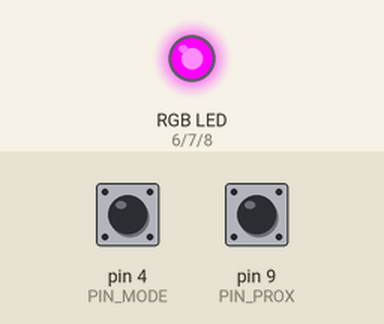
A sketch run on a simulated Arduino Uno, built with avr-gcc and run on an emulated ATmega328P. Parts: an RGB LED mixed from three pins (HIGH = lit). The test bench sets the inputs (shaded band); at power-on: pin 4 (PIN_MODE) HIGH, pin 9 (PIN_PROX) HIGH.

Above: at 1.2 s.
1.3 s: pin 4 (PIN_MODE) pulled LOW for 0.15 s
At 2.5 s:
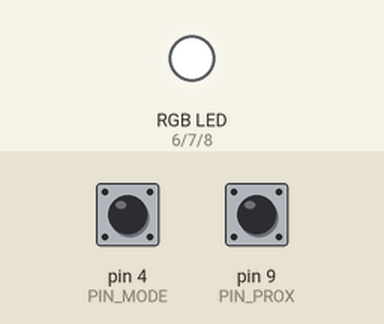
4.4 s: pin 9 (PIN_PROX) pulled LOW for 1 s
At 5.66 s:
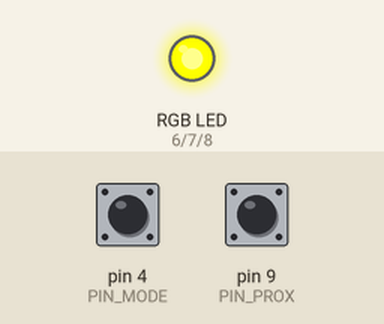
7.5 s: pin 9 (PIN_PROX) pulled LOW for 3.2 s
At 11.7 s:
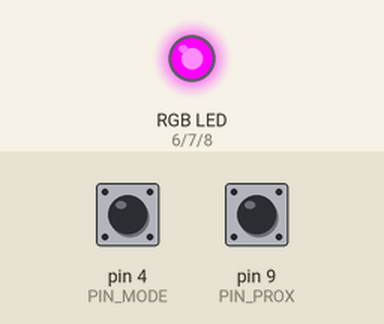
12.4 s: pin 4 (PIN_MODE) pulled LOW for 1 s
15.4 s: pin 9 (PIN_PROX) pulsed LOW 2 times (0.12 s each, 0.3 s apart)
At 16.03 s:
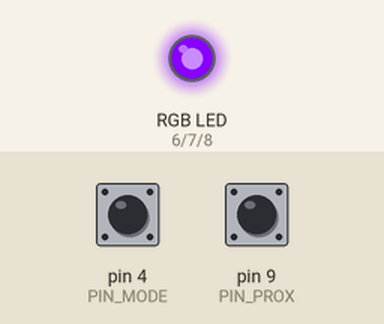
Timing chart, 0 to 18.4 s (numbered marks = the images above; inputs shaded):
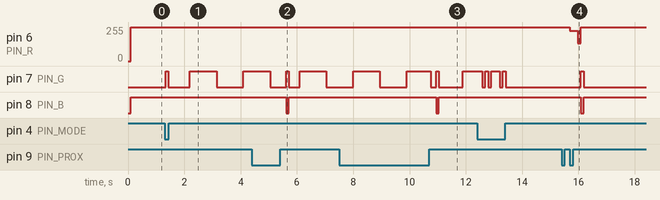

Measured:
- after the input at 1.3 s, pin 7 (PIN_G): goes HIGH 0.10 s, LOW 0.76 s, HIGH 0.95 s, LOW 0.95 s, then HIGH, starting at once
- after the input at 4.4 s, pin 6 (PIN_R): 255/255 → 252/255 after 1.1 s, → 255/255 0.10 s later; pin 8 (PIN_B): HIGH → LOW after 1.2 s, → HIGH 0.10 s later
- after the input at 7.5 s, pin 6 (PIN_R): 255/255 → 252/255 after 3.3 s, → 255/255 0.10 s later; pin 8 (PIN_B): HIGH → LOW after 3.4 s, → HIGH 0.10 s later
- after the input at 15.4 s, pin 6 (PIN_R): 255/255 → 228/255 after 0.29 s, → 135/255 0.29 s later, → 255/255 0.10 s later; pin 7 (PIN_G): LOW → HIGH after 0.68 s, → LOW 0.10 s later; pin 8 (PIN_B): HIGH → LOW after 0.68 s, → HIGH 0.10 s later

The sketch:

Hue365_Tiny84_v11.ino
```cpp
#include <CapacitiveSensor.h>
#include "SoftwareSerial.h"

/* TOUCH SENSOR */
#define TOUCH_THRES 100
#define SENSE_INTERVAL 50

/* PROXIMITY SENSOR */
#define PROX_THRES 300
#define PROX_SENSE_INTERVAL 50


/* light mode intervals */
#define BLINK_VEL 100
#define BREATH_VEL 800

/* pins on attiny84 */
#define PIN_R 6
#define PIN_G 7
#define PIN_B 8

#define PIN_BASE 2
#define PIN_MODE 4
#define PIN_BRIGHT 5
#define PIN_HUE 3
#define PIN_PROX 9


#define PIN_RX 0
#define PIN_TX 1

/* 1: still, 2: blink, 3: breath */
#define MMODE 3


CapacitiveSensor _cap_mode=CapacitiveSensor(PIN_BASE,PIN_MODE);
CapacitiveSensor _cap_prox=CapacitiveSensor(PIN_BASE,PIN_PROX);

int _mode=0;
int _vhue;
int _vbright=255;
int _vthres;

int _inWhich=0;

float _pre_prox;
long _start_prox,_start_touch;

double thue_,tbright_,tmode_,tprox_,dp_;
int r,g,b;
float smooth = 0.2;

double CapThresLow,CapThresDelta;

SoftwareSerial _soft_serial(PIN_RX, PIN_TX);


void changeMode(){
  _mode=(_mode+1)%MMODE;
  _soft_serial.print("SET MODE ");
  _soft_serial.println(_mode);

  analogWrite(PIN_R,255);
  analogWrite(PIN_G,255);
  analogWrite(PIN_B,255);
  delay(100);

}

void wheelColor(int p_,float br_,int &r_,int &g_,int &b_){
 p_=255-p_ % 255;   //

  if(p_<0 ){
      r_=0; g_=0; b_=0;
  }else if(p_<85){
    r_=p_*3; g_=255-p_*3; b_=0;
  }else if(p_<170){
    p_-=85;
    r_=255-p_*3; g_=0; b_=p_*3;
  }else{
    p_-=170;
    r_=0; g_=p_*3; b_=255-p_*3;
  }

  float pp=br_/255.0;
  r_*=pp;
  g_*=pp;
  b_*=pp;

}


void setup(){


  pinMode(PIN_R,OUTPUT);
  pinMode(PIN_G,OUTPUT);
  pinMode(PIN_B,OUTPUT);

  pinMode(PIN_RX,INPUT);
  pinMode(PIN_TX,OUTPUT);
  _soft_serial.begin(9600);


  _cap_mode.set_CS_AutocaL_Millis(0xFFFFFFFF);
  _cap_prox.set_CS_AutocaL_Millis(0xFFFFFFFF);

  _start_prox=_cap_prox.capacitiveSensorRaw(PROX_SENSE_INTERVAL);
  _start_touch=_cap_mode.capacitiveSensorRaw(SENSE_INTERVAL);

  updateCap();

}

void loop(){

  tmode_    =_cap_mode.capacitiveSensorRaw(SENSE_INTERVAL);
  float temp =_cap_prox.capacitiveSensorRaw(PROX_SENSE_INTERVAL);

  if(_start_prox<=0 || (temp>0 && temp<_start_prox)){
    _start_prox=temp;
    updateCap();
  }
  if(_start_touch<=0 || (tmode_<0 && tmode_<_start_touch)) _start_touch=tmode_;


  //smooth
  tprox_      = _pre_prox * smooth+ temp *(1-smooth);
  dp_         = tprox_-_pre_prox;
  _pre_prox   = tprox_;

  if(tmode_>_start_touch+TOUCH_THRES){
   changeMode();
  }else{
    if(tprox_>=_start_prox && tprox_<=_start_prox+PROX_THRES){
        _vhue=capToDist(tprox_);
    }
  }

  wheelColor(_vhue,_vbright,r,g,b);

  float t=1;
  switch(_mode){
    case 1:
      if(millis()%BLINK_VEL>BLINK_VEL/2) t=0;
      break;
    case 2:
      t=sin((float)(millis()%BREATH_VEL)/BREATH_VEL*PI);
      break;
  }

  analogWrite(PIN_R,255-(float)r*t);
  analogWrite(PIN_G,255-(float)g*t);
  analogWrite(PIN_B,255-(float)b*t);
  printDebug();

}

void updateCap(){
  CapThresLow=1.0/_start_prox;
  CapThresDelta=1.0/(_start_prox+(double)PROX_THRES)-CapThresLow;

  _soft_serial.println("---------------");


  _soft_serial.print(" ThresLow= ");
  _soft_serial.print(CapThresLow);

  _soft_serial.print(" ThresDelta= ");
  _soft_serial.println(CapThresDelta);

  _soft_serial.println("---------------");

}

float capToDist(float cap_){

  float v_=1.0/constrain(cap_,_start_prox,_start_prox+PROX_THRES);
  float d_=255*(v_-CapThresLow)/(CapThresDelta);

  return constrain(d_,0,255);
}

void printDebug(){


  _soft_serial.print(" sprox= ");
  _soft_serial.print(_start_prox);

  _soft_serial.print(" stouch= ");
  _soft_serial.print(_start_touch);

  _soft_serial.print("   touch= ");
  _soft_serial.print(tmode_);
  _soft_serial.print("   proxi= ");
  _soft_serial.print(tprox_);


  _soft_serial.print("  hue=");
  _soft_serial.print(_vhue);

  _soft_serial.print("  (");
  _soft_serial.print(r);
  _soft_serial.print(",");
  _soft_serial.print(g);
  _soft_serial.print(",");
  _soft_serial.print(b);
  _soft_serial.println(")");

}
```
